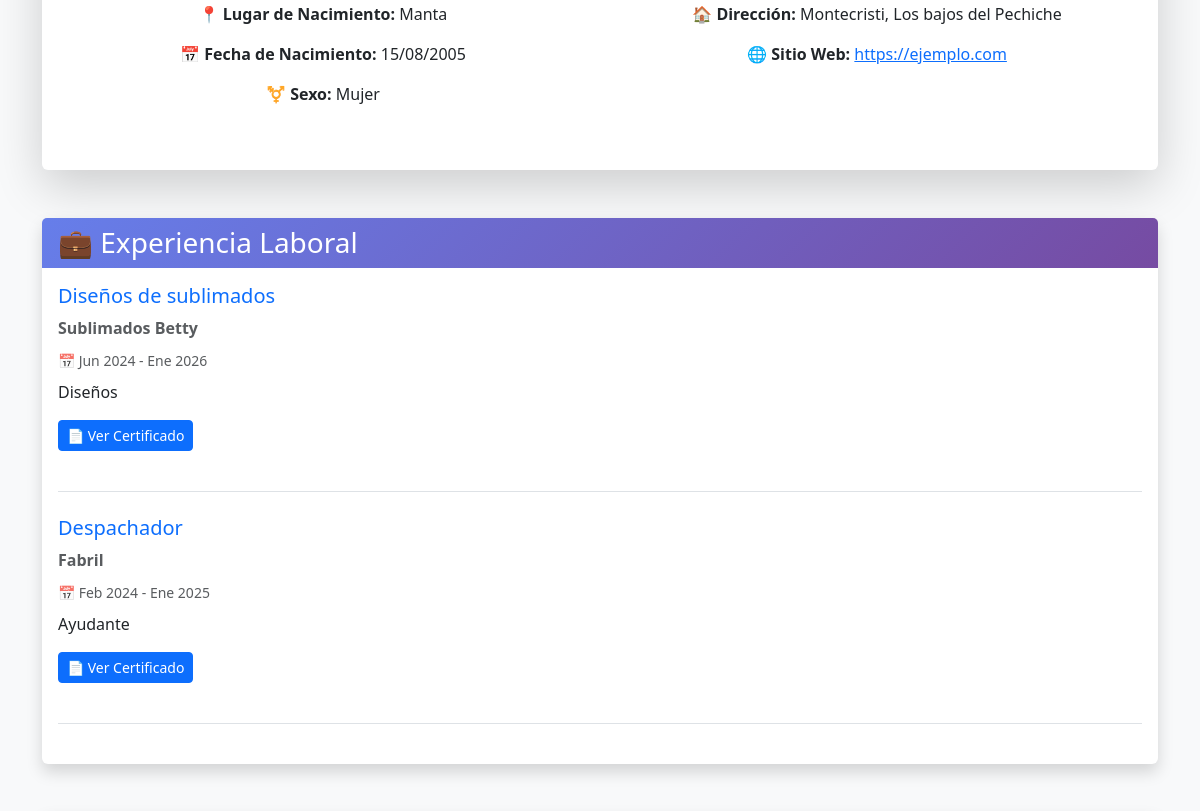
Before: / (middle part) with the older database file.
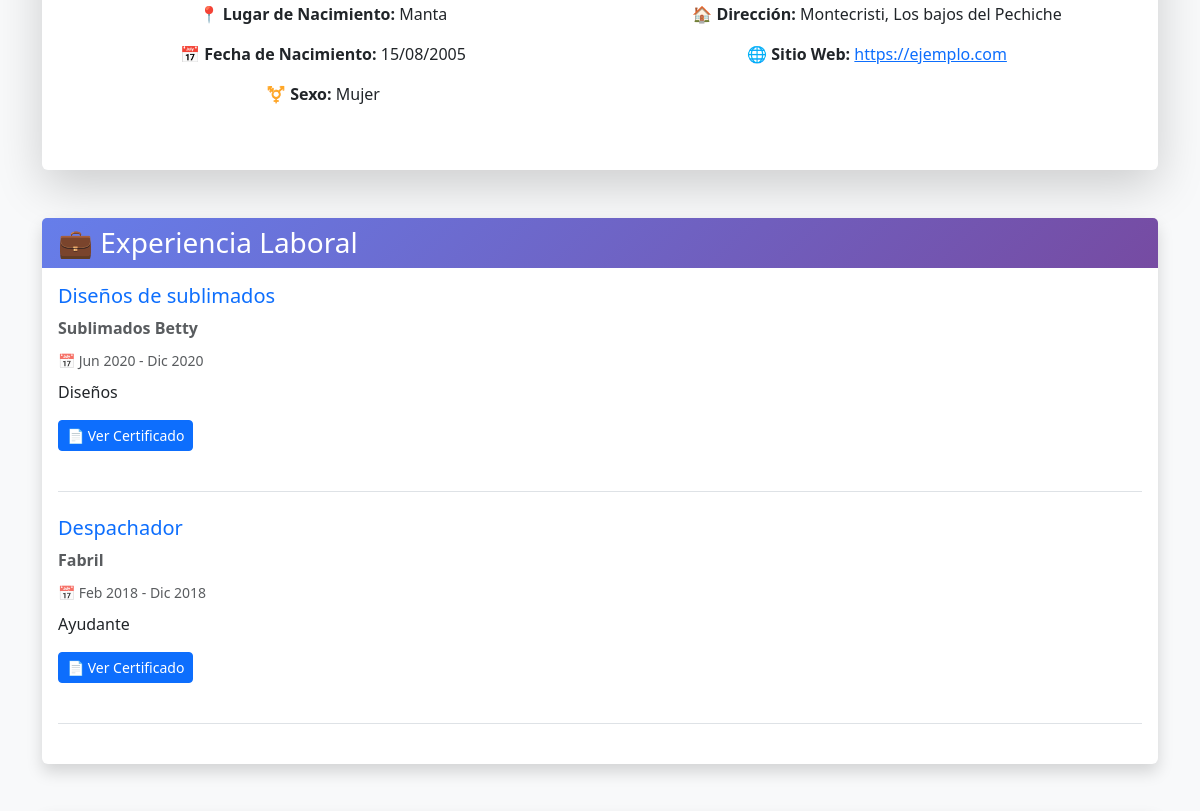
After: the same page with the newer database file.
### curriculum/models.py (models this page shows, shortened)
class ExperienciaLaboral(models.Model):
    idexperiencialaboral = models.AutoField(primary_key=True)
    idperfilconqueestaactivo = models.ForeignKey(DatosPersonales, on_delete=models.CASCADE, related_name='experiencias')
    cargodesempenado = models.CharField(max_length=100)
    nombrempresa = models.CharField(max_length=50)
    lugarempresa = models.CharField(max_length=50, blank=True, null=True)
    emailempresa = models.EmailField(max_length=100, blank=True, null=True)
    sitiowebempresa = models.CharField(max_length=100, blank=True, null=True)
    nombrecontactoempresarial = models.CharField(max_length=100, blank=True, null=True)
    telefonocontactoempresarial = models.CharField(max_length=60, blank=True, null=True)
    fechainiciogestion = models.DateField(validators=[validar_fecha_no_futura])
    fechafingestion = models.DateField(blank=True, null=True, validators=[validar_fecha_no_futura])
    descripcionfunciones = models.TextField(blank=True, null=True)
    activarparaqueseveaenfront = models.BooleanField(default=True)
    rutacertificado = models.FileField(upload_to='certificados/experiencia/', blank=True, null=True)
    class Meta:
        db_table = 'experiencialaboral'
        ordering = ['-fechainiciogestion'] # Cronología descendente

### curriculum/views.py (the view)
# urls.py: path('', hoja_vida, name='hoja_vida'),
def hoja_vida(request, idperfil=1):
    perfil = get_object_or_404(
        DatosPersonales,
        idperfil=idperfil,
        perfilactivo=1
    )
    context = {
        'perfil': perfil
    }
    return render(request, 'hoja_vida_completa.html', context)

### curriculum/templatetags/archivo_filters.py (called while the page is built)
@register.filter
def basename(value):
    if value:
        return os.path.basename(str(value))
    return value

### templates/hoja_vida_completa.html (shortened to what this page needs)
{% extends "base.html" %}
{% block content %}
    {% include "perfil.html" %}
    {% include "experiencia.html" %}
{% endblock %}

### templates/experiencia.html
{% if perfil.mostrar_experiencia %}
<section class="mb-5">
    <div class="card border-0 shadow">
        <div class="card-header bg-primary text-white">
            <h3 class="mb-0">💼 Experiencia Laboral</h3>
        </div>
        <div class="card-body">
            {% for exp in perfil.experiencias.all %}
                {% if exp.activarparaqueseveaenfront %}
                    <div class="mb-4 pb-4 border-bottom">
                        <h5 class="text-primary">{{ exp.cargodesempenado }}</h5>
                        <p class="text-muted mb-2"><strong>{{ exp.nombrempresa }}</strong></p>
                        <small class="text-muted">
                            📅 {{ exp.fechainiciogestion|date:"M Y" }} -
                            {% if exp.fechafingestion %}{{ exp.fechafingestion|date:"M Y" }}{% else %}<em>Actual</em>{% endif %}
                        </small>
                        {% if exp.descripcionfunciones %}
                            <p class="mt-2">{{ exp.descripcionfunciones }}</p>
                        {% endif %}
                        {% load archivo_filters %}
                        {% if exp.rutacertificado %}
                            {% with filename=exp.rutacertificado.name|basename %}
                            <p class="mt-2">
                                <a href="/imagen/certificados/experiencia/{{ filename }}/" class="btn btn-sm btn-primary" target="_blank">
                                    📄 Ver Certificado
                                </a>
                            </p>
                            {% endwith %}
                        {% endif %}
                    </div>
                {% endif %}
            {% empty %}
                <p class="text-muted">No hay experiencia registrada aún.</p>
            {% endfor %}
        </div>
    </div>
</section>
{% endif %}

Changed rows visible on the page:
changed ExperienciaLaboral "Diseños de sublimados": fechainiciogestion "Jun 2024" → "Jun 2020"; fechafingestion "Ene 2026" → "Dic 2020"
changed ExperienciaLaboral "Despachador": fechainiciogestion "Feb 2024" → "Feb 2018"; fechafingestion "Ene 2025" → "Dic 2018"
